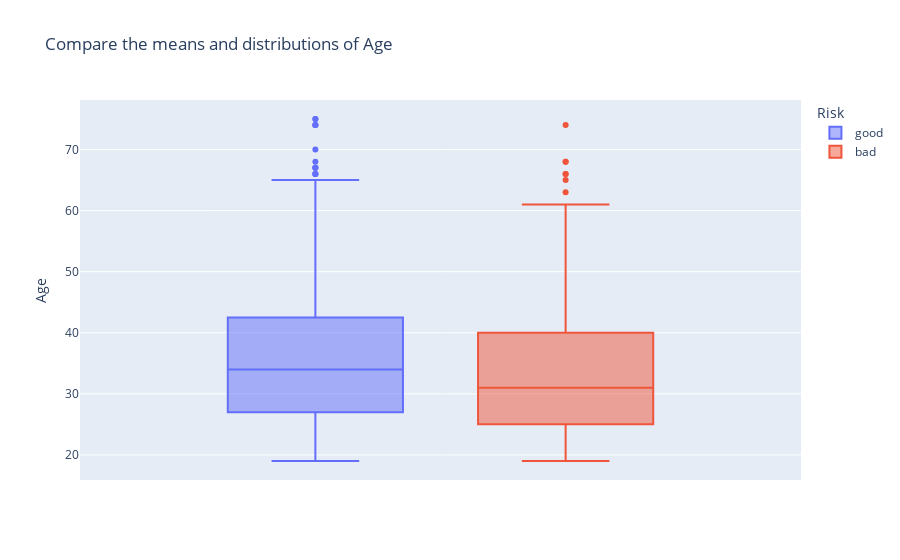

This figure's notebook cell:
### Code cell
fig = px.box(credit, y="Age", color="Risk",
             title="Compare the means and distributions of Age",
            )
#fig.show("svg")
#fig.show()
py.offline.iplot(fig)

### Figure 1 — Plotly figure (JSON) as saved in the notebook; plotly's stock layout.template omitted (floating-point values rounded to 4 significant figures; data arrays with more than 128 entries replaced by an {"elided": "..."} marker saying what was removed)
{"data": [{"alignmentgroup": "True", "hovertemplate": "Risk=good<br>Age=%{y}<extra></extra>", "legendgroup": "good", "marker": {"color": "#636efa"}, "name": "good", "notched": false, "offsetgroup": "good", "orientation": "v", "showlegend": true, "type": "box", "x0": " ", "xaxis": "x", "y": {"elided": "700 int values"}, "y0": " ", "yaxis": "y"}, {"alignmentgroup": "True", "hovertemplate": "Risk=bad<br>Age=%{y}<extra></extra>", "legendgroup": "bad", "marker": {"color": "#EF553B"}, "name": "bad", "notched": false, "offsetgroup": "bad", "orientation": "v", "showlegend": true, "type": "box", "x0": " ", "xaxis": "x", "y": {"elided": "300 int values"}, "y0": " ", "yaxis": "y"}], "layout": {"autosize": true, "boxmode": "group", "legend": {"title": {"text": "Risk"}, "tracegroupgap": 0}, "title": {"text": "Compare the means and distributions of Age"}, "xaxis": {"anchor": "y", "autorange": true, "domain": [0, 1], "range": [-0.5031, 0.5031], "type": "category"}, "yaxis": {"anchor": "x", "autorange": true, "domain": [0, 1], "range": [15.89, 78.11], "title": {"text": "Age"}, "type": "linear"}}}
